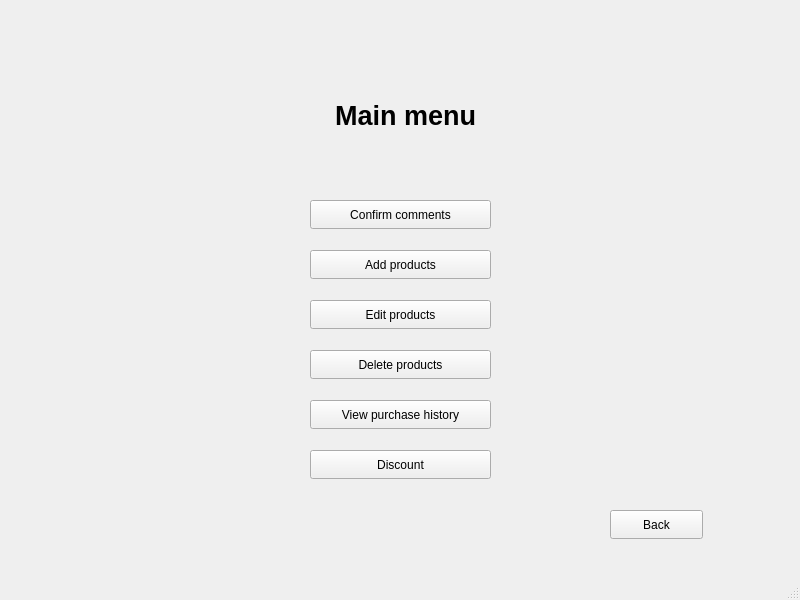
<?xml version="1.0" encoding="UTF-8"?>
<ui version="4.0">
 <class>MainWindow_2</class>
 <widget class="QMainWindow" name="MainWindow_2">
  <property name="geometry">
   <rect>
    <x>0</x>
    <y>0</y>
    <width>800</width>
    <height>600</height>
   </rect>
  </property>
  <property name="windowTitle">
   <string>MainWindow</string>
  </property>
  <widget class="QWidget" name="centralwidget">
   <widget class="QPushButton" name="deleteproducts_btn">
    <property name="geometry">
     <rect>
      <x>310</x>
      <y>350</y>
      <width>181</width>
      <height>29</height>
     </rect>
    </property>
    <property name="text">
     <string>Delete products</string>
    </property>
   </widget>
   <widget class="QLabel" name="label">
    <property name="geometry">
     <rect>
      <x>310</x>
      <y>90</y>
      <width>191</width>
      <height>51</height>
     </rect>
    </property>
    <property name="font">
     <font>
      <pointsize>20</pointsize>
      <bold>true</bold>
     </font>
    </property>
    <property name="text">
     <string>Main menu</string>
    </property>
    <property name="alignment">
     <set>Qt::AlignCenter</set>
    </property>
   </widget>
   <widget class="QPushButton" name="editproducts_btn">
    <property name="geometry">
     <rect>
      <x>310</x>
      <y>300</y>
      <width>181</width>
      <height>29</height>
     </rect>
    </property>
    <property name="text">
     <string>Edit products</string>
    </property>
   </widget>
   <widget class="QPushButton" name="ccomments_btn">
    <property name="geometry">
     <rect>
      <x>310</x>
      <y>200</y>
      <width>181</width>
      <height>29</height>
     </rect>
    </property>
    <property name="text">
     <string>Confirm comments</string>
    </property>
   </widget>
   <widget class="QPushButton" name="back_btn">
    <property name="geometry">
     <rect>
      <x>610</x>
      <y>510</y>
      <width>93</width>
      <height>29</height>
     </rect>
    </property>
    <property name="text">
     <string>Back</string>
    </property>
   </widget>
   <widget class="QPushButton" name="addproduct_btn">
    <property name="geometry">
     <rect>
      <x>310</x>
      <y>250</y>
      <width>181</width>
      <height>29</height>
     </rect>
    </property>
    <property name="text">
     <string>Add products</string>
    </property>
   </widget>
   <widget class="QPushButton" name="vphistory_btn">
    <property name="geometry">
     <rect>
      <x>310</x>
      <y>400</y>
      <width>181</width>
      <height>29</height>
     </rect>
    </property>
    <property name="text">
     <string>View purchase history</string>
    </property>
   </widget>
   <widget class="QPushButton" name="discount_btn">
    <property name="geometry">
     <rect>
      <x>310</x>
      <y>450</y>
      <width>181</width>
      <height>29</height>
     </rect>
    </property>
    <property name="text">
     <string>Discount</string>
    </property>
   </widget>
  </widget>
  <widget class="QMenuBar" name="menubar">
   <property name="geometry">
    <rect>
     <x>0</x>
     <y>0</y>
     <width>800</width>
     <height>26</height>
    </rect>
   </property>
  </widget>
  <widget class="QStatusBar" name="statusbar"/>
 </widget>
 <resources/>
 <connections/>
</ui>
